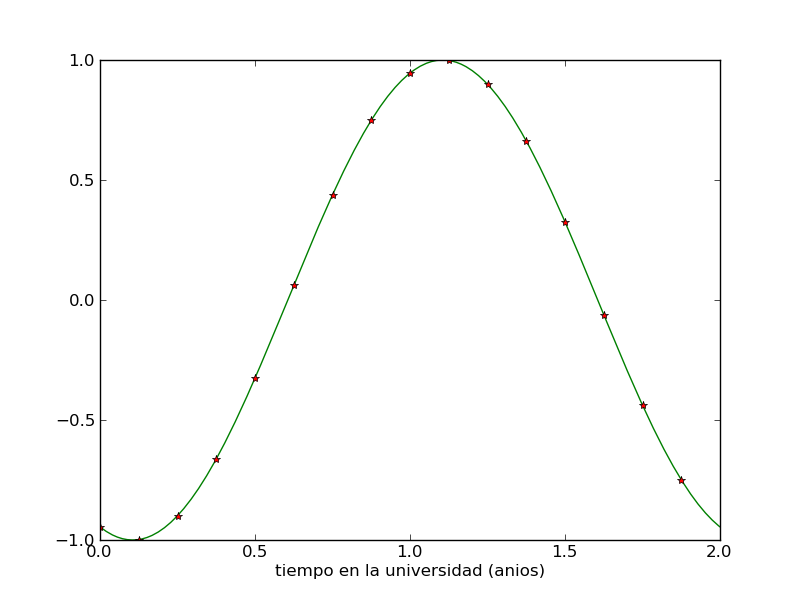

Write the Python code that produced this figure.
import numpy as np
import matplotlib.pyplot as plt
#Declaramos una funcion que nos devuelva f(x) = sin(pi*t+C) (C = El anio que ingrese a la universidad = 2015)
def f(t):
    return np.sin(np.pi*t+ 2015)
#Definimos el rango de dos variables y el intervalo en el que cambian
t1 = np.arange(0.0,2,0.001)
t2 = np.arange(0.0,2,0.125)
#Grafica la variable t1 contra la funcion f(t1) y grafica la variable t2 contra la funcion f(t)
plt.plot(t1, f(t1), 'g', t2, f(t2), 'r*')
#Le colocamos leyenda a la variable t
plt.xlabel('tiempo en la universidad (anios)')
#Guarda la grafica
plt.savefig('trigonometric.png')
#Muestra la grafica
plt.show()
